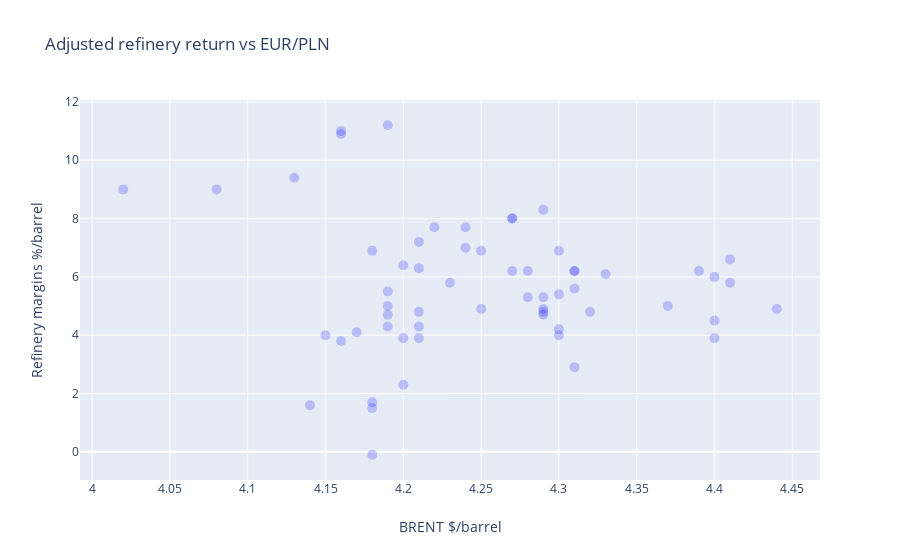

Notebook source saved alongside this figure:
### Code cell
trace0=go.Scatter(
        y=df.Adjusted_refining_margin,
        x=df["EUR/PLN"],
        mode='markers',
        marker=dict(
        color="blue",
        size=10,
        opacity=0.2
        )
    )




data=[trace0]
figure=go.Figure(
    data=data,
    layout=go.Layout(
        title="Adjusted refinery return vs EUR/PLN",
        xaxis=dict(title="BRENT $/barrel"),
        yaxis=dict(title="Refinery margins %/barrel"),

    
    ))
iplot(figure)

### Figure 1 — Plotly figure (JSON) as saved in the notebook; plotly's stock layout.template omitted (floating-point values rounded to 4 significant figures)
{"data": [{"marker": {"color": "blue", "opacity": 0.2, "size": 10}, "mode": "markers", "type": "scatter", "x": [4.18, 4.18, 4.2, 4.19, 4.18, 4.14, 4.15, 4.19, 4.19, 4.21, 4.21, 4.21, 4.28, 4.18, 4.13, 4.02, 4.08, 4.16, 4.16, 4.19, 4.22, 4.25, 4.25, 4.29, 4.41, 4.4, 4.29, 4.31, 4.41, 4.4, 4.4, 4.3, 4.32, 4.31, 4.39, 4.44, 4.37, 4.31, 4.29, 4.24, 4.2, 4.21, 4.24, 4.27, 4.27, 4.27, 4.23, 4.2, 4.16, 4.17, 4.21, 4.19, 4.28, 4.3, 4.33, 4.29, 4.3, 4.31, 4.3, 4.29], "y": [-0.1, 1.7, 2.3, 4.3, 1.5, 1.6, 4.0, 5, 5.5, 4.8, 6.3, 3.9, 6.2, 6.9, 9.4, 9, 9, 11, 10.9, 11.2, 7.7, 4.9, 6.9, 4.8, 6.6, 4.5, 4.9, 6.2, 5.8, 6, 3.9, 4.2, 4.8, 6.2, 6.2, 4.9, 5, 5.6, 5.3, 7, 6.4, 7.2, 7.7, 8, 8, 6.2, 5.8, 3.9, 3.8, 4.1, 4.3, 4.7, 5.3, 5.4, 6.1, 8.3, 4.0, 2.9, 6.9, 4.7]}], "layout": {"title": {"text": "Adjusted refinery return vs EUR/PLN"}, "xaxis": {"title": {"text": "BRENT $/barrel"}}, "yaxis": {"title": {"text": "Refinery margins %/barrel"}}}}
